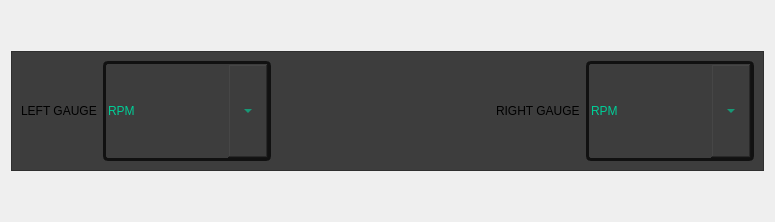
            <widget class="QWidget" name="page_GUI">
             <layout class="QVBoxLayout" name="verticalLayout_7">
              <item>
               <spacer name="vSpacer_page_GUI">
                <property name="orientation">
                 <enum>Qt::Vertical</enum>
                </property>
                <property name="sizeHint" stdset="0">
                 <size>
                  <width>20</width>
                  <height>40</height>
                 </size>
                </property>
               </spacer>
              </item>
              <item>
               <layout class="QVBoxLayout" name="vLayout_pague_GUI">
                <item>
                 <widget class="QFrame" name="frame_page_GUI">
                  <property name="styleSheet">
                   <string notr="true">background-color: rgb(61,61,61);</string>
                  </property>
                  <property name="frameShape">
                   <enum>QFrame::StyledPanel</enum>
                  </property>
                  <property name="frameShadow">
                   <enum>QFrame::Raised</enum>
                  </property>
                  <layout class="QHBoxLayout" name="horizontalLayout_6">
                   <item>
                    <widget class="QLabel" name="Label_LEFT_GAUGE">
                     <property name="text">
                      <string>LEFT GAUGE</string>
                     </property>
                    </widget>
                   </item>
                   <item alignment="Qt::AlignTop">
                    <widget class="QComboBox" name="comboBox_LGauge">
                     <property name="minimumSize">
                      <size>
                       <width>168</width>
                       <height>100</height>
                      </size>
                     </property>
                     <property name="maximumSize">
                      <size>
                       <width>180</width>
                       <height>40</height>
                      </size>
                     </property>
                     <property name="styleSheet">
                      <string notr="true">QComboBox{
	border:3px solid #111111;
	border-radius: 5px; 
	min-width:6em;
	color:rgb(0, 206, 151);
	font:87 13pt &quot;Bahnschrift SemiBold SemiConden&quot;;
}

QComboBox::drop-down{
	subcontrol-origin:padding;
	subcontrol-position: top right; 
	width: 40px; 
	border -left -width:3px;
	border -left -color:111111;
	border -left -style:solid;
	border -top -right -radius:4px;
	border -bottom -right -radius:4px;
}

QComboBox QAbstractItemView{
	background: #2c2c2c;
	selection-background-color: #ff0037;
	color: #111111;
}</string>
                     </property>
                     <item>
                      <property name="text">
                       <string>RPM</string>
                      </property>
                     </item>
                     <item>
                      <property name="text">
                       <string>Km/h</string>
                      </property>
                     </item>
                     <item>
                      <property name="text">
                       <string>Acc</string>
                      </property>
                     </item>
                    </widget>
                   </item>
                   <item>
                    <spacer name="hSpacer_page_GUI">
                     <property name="orientation">
                      <enum>Qt::Horizontal</enum>
                     </property>
                     <property name="sizeHint" stdset="0">
                      <size>
                       <width>219</width>
                       <height>20</height>
                      </size>
                     </property>
                    </spacer>
                   </item>
                   <item>
                    <widget class="QLabel" name="Label_RIGHT_GAUGE">
                     <property name="text">
                      <string>RIGHT GAUGE</string>
                     </property>
                    </widget>
                   </item>
                   <item alignment="Qt::AlignTop">
                    <widget class="QComboBox" name="comboBox_RGauge">
                     <property name="minimumSize">
                      <size>
                       <width>168</width>
                       <height>100</height>
                      </size>
                     </property>
                     <property name="maximumSize">
                      <size>
                       <width>180</width>
                       <height>40</height>
                      </size>
                     </property>
                     <property name="styleSheet">
                      <string notr="true">QComboBox{
	border:3px solid #111111;
	border-radius: 5px; 
	min-width:6em;
	color:rgb(0, 206, 151);
	font:87 13pt &quot;Bahnschrift SemiBold SemiConden&quot;;
}

QComboBox::drop-down{
	subcontrol-origin:padding;
	subcontrol-position: top right; 
	width: 40px; 
	border -left -width:3px;
	border -left -color:111111;
	border -left -style:solid;
	border -top -right -radius:4px;
	border -bottom -right -radius:4px;
}

QComboBox QAbstractItemView{
	background: #2c2c2c;
	selection-background-color: #ff0037;
	color: #111111;
}</string>
                     </property>
                     <item>
                      <property name="text">
                       <string>RPM</string>
                      </property>
                     </item>
                     <item>
                      <property name="text">
                       <string>Km/h</string>
                      </property>
                     </item>
                     <item>
                      <property name="text">
                       <string>Acc</string>
                      </property>
                     </item>
                    </widget>
                   </item>
                  </layout>
                 </widget>
                </item>
               </layout>
              </item>
              <item>
               <spacer name="vSpacer_page_GUI_2">
                <property name="orientation">
                 <enum>Qt::Vertical</enum>
                </property>
                <property name="sizeHint" stdset="0">
                 <size>
                  <width>20</width>
                  <height>40</height>
                 </size>
                </property>
               </spacer>
              </item>
             </layout>
            </widget>
